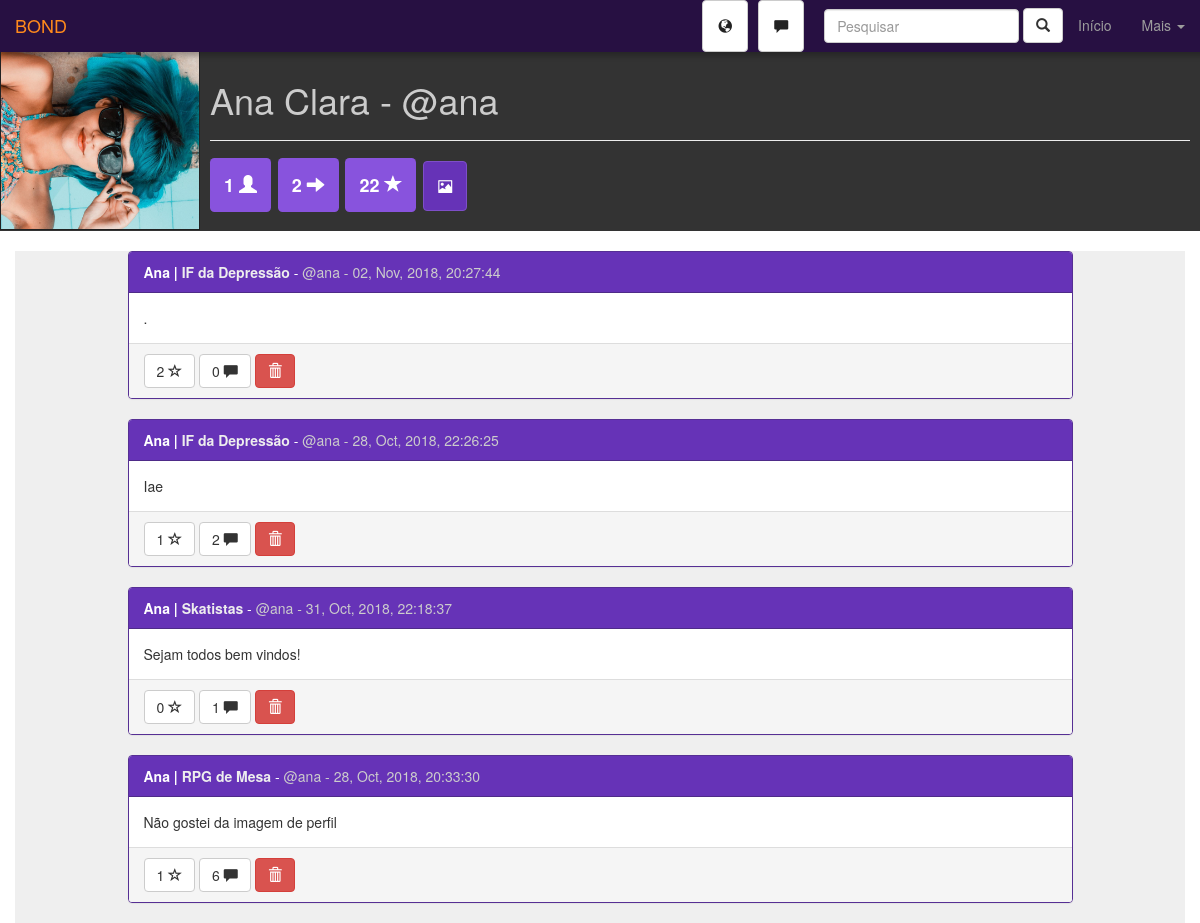
Screenshot of /profile.php (signed in) with the database file from the repository.
### tables this page shows
CREATE TABLE IF NOT EXISTS `users` (
  `id_user` int(11) NOT NULL AUTO_INCREMENT,
  `username` varchar(20) NOT NULL,
  `first_name` varchar(60) NOT NULL,
  `last_name` varchar(80) NOT NULL,
  `birthday` date NOT NULL,
  `profile_pic` varchar(200) DEFAULT 'assets/img/default-user-icon.png',
  `passwd` varchar(32) NOT NULL,
  `r_date` datetime NOT NULL DEFAULT CURRENT_TIMESTAMP,
  `gender` enum('M','F','O') DEFAULT NULL,
  `stars` int(11) DEFAULT '0',
  `followers` int(11) DEFAULT '0',
  `following` int(11) DEFAULT '0',
  PRIMARY KEY (`id_user`)
);

CREATE TABLE IF NOT EXISTS `posts` (
  `id_post` int(11) NOT NULL AUTO_INCREMENT,
  `user` int(11) NOT NULL,
  `community` int(11) NOT NULL,
  `post_text` text NOT NULL,
  `post_pic` varchar(200) DEFAULT NULL,
  `r_date` datetime DEFAULT CURRENT_TIMESTAMP,
  `likes` int(11) DEFAULT '0',
  PRIMARY KEY (`id_post`)
);

CREATE TABLE IF NOT EXISTS `communities` (
  `id_community` int(11) NOT NULL AUTO_INCREMENT,
  `community_name` varchar(100) NOT NULL,
  `r_date` datetime DEFAULT CURRENT_TIMESTAMP,
  `profile_pic` varchar(200) DEFAULT 'assets/img/default-community-icon.png',
  `community_description` varchar(500) DEFAULT NULL,
  `members` int(11) DEFAULT '0',
  PRIMARY KEY (`id_community`)
);

### inc/functions/connection.php (called while the page is built)
<?php
function connect(){
    $host = "localhost";
    $user = "xxxxxx";
    $passwd = "xxxxxx";
    $db = "xxxxxx";
    $conn = mysqli_connect($host, $user, $passwd, $db);
    mysqli_set_charset($conn, "UTF-8");
    return $conn;
}
?>

### profile.php (the view, shortened to what this page needs)
<?php
include "inc/functions/connection.php";
$id_user = $_SESSION["id_user"];
$conn = connect();
$sql = "SELECT sender FROM `messages` WHERE receiver = $id_user AND seen = 'n' group by sender";
if($q = mysqli_query($conn, $sql)){
    $messages_qnt = 0;
  }else{
    $messages_qnt = 0;
}
$conn = connect();
$sql = "SELECT * FROM users WHERE id_user = $id_user";
$query = mysqli_query($conn, $sql);
$user = mysqli_fetch_assoc($query);
$conn = connect();
$sql = "SELECT COUNT(*) as qnt FROM notifications WHERE user = $id_user AND seen = 'n'";
if($q = mysqli_query($conn, $sql)){
  $notifications = mysqli_fetch_assoc($q)["qnt"];
}else{
  $notifications = 0;
}
?>
<!DOCTYPE html>
<html lang="PT-BR">
  <head>
    <link href="css/bootstrap.min.css" rel="stylesheet">
    <link rel="stylesheet" href="css/pattern.css">
  </head>
<body>
<nav class="navbar navbar-inverse navbar-fixed-top" id="navbar-menu">
  <div class="container-fluid">
    <div class="navbar-header">
      <a class="navbar-brand" href="#">BOND</a>
    </div>
    <div class="collapse navbar-collapse" id="bs-example-navbar-collapse-1">
      <ul class="nav navbar-nav navbar-right">
      <li>
      <?php
        if($notifications>0){
          echo '<a href="notifications.php" class="btn btn-warning notification-btn" id="dark-text-nav" style="margin:auto 5px">'.$notifications
          .' <span class="glyphicon glyphicon-globe"></span></a>';
        }else{
          echo '<a href="notifications.php" class="btn btn-default notification-btn" id="dark-text-nav" style="margin:auto 5px">
          <span class="glyphicon glyphicon-globe"></span></a>';
        }
        ?></li>
        <li>
        <?php
        if($messages_qnt>0){
          echo '<a href="chat.php" class="btn btn-warning chat-btn" id="dark-text-nav" style="margin:auto 5px">'.$messages_qnt
          .' <span class="glyphicon glyphicon-comment"></span></a>';
        }else{
          echo '<a href="chat.php" class="btn btn-default chat-btn" id="dark-text-nav"
           style="margin:auto 5px"><span class="glyphicon glyphicon-comment"></span></a>';
        }
        ?>
        </li>
        <li>
    <form class="navbar-form navbar-right" onsubmit="return false">
      <div class="form-group">
        <input type="text" id="nav-search-input" class="form-control" placeholder="Pesquisar" value="<?php if(isset($_GET["q"])){echo $_GET["q"];} ?>">
      </div>
      <a id="nav-search-submit" class="btn btn-default hidden-xs"><label class="glyphicon glyphicon-search"></label></a>
    </form>
      </li>
        <li><a href="home.php">Início</a></li>
        <li class="dropdown">
          <a href="#" class="dropdown-toggle" data-toggle="dropdown"
          role="button" aria-haspopup="true" aria-expanded="false">Mais <span class="caret"></span></a>
        </li>
      </ul>
    </div>
  </div>
</nav>
<div class="container-fluid">
<div class="row" style="margin-top:50px;background:rgba(0, 0, 0, 0.8)">
    <div id="picture-container" class="col-sm-4 col-md-3 col-lg-2" style="background-image:url('<?php
     echo $user["profile_pic"]
      ?>')">
    </div>
    <div class="col-sm-8 col-md-9 col-lg-10 jumbogotron" id="backcontainer">
          <h1 class="text-left"><?php echo $user["first_name"].' '.$user["last_name"].' - @'.$user["username"]?></h1><hr>
          <h3>
              <label title='Seguidores' class='label label-default' style="padding:14px">
              <?php
               echo $user["followers"];
                ?>
              <label class='glyphicon glyphicon-user'></label></label>
              <label title='Seguindo' class='label label-default' style="padding:14px">
              <?php
               echo $user["following"];
               ?>
              <label class='glyphicon glyphicon-arrow-right'></label></label>
              <label title='Stars' class='label label-default' style="padding:14px">
              <?php echo $user["stars"] ?>
              <label class='glyphicon glyphicon-star'></label></label>
              <a href="update_profile_pic.php" title="Alterar foto de perfil" class="btn btn-primary" style="padding:14px">
                <span class="glyphicon glyphicon-picture"></span>
              </a>
          </h3>
    </div>
</div>
</div>
<br>
<div class="container">
<div class="row panel-gray">
    <div class="col-lg-10 col-lg-offset-1">
        <?php
        $conn = connect();
        $sql = "SELECT *, date_format(posts.r_date, '%d, %b, %Y, %T') as data_f, UNIX_TIMESTAMP(posts.r_date) as utimestamp FROM posts
        JOIN communities ON posts.community = communities.id_community WHERE user = '$id_user'";
        if($query = mysqli_query($conn, $sql)){
            $posts = array();
            while($row = mysqli_fetch_assoc($query)){
                $posts[] = $row;
            }
            usort($posts, "organizer");
            foreach($posts as $post){
                $text = $post["post_text"];
                $likes = $post["likes"];
                $id_post = $post["id_post"];
                $id_community = $post["community"];
                $sql = "SELECT count(*) as comments FROM comments WHERE post = $id_post";
                if($q = mysqli_query($conn, $sql)){
                  $comments_qnt = mysqli_fetch_assoc($q)["comments"];
                }else{
                  $comments_qnt = '';
                }
                echo "<div class='panel panel-primary'>
                <div class='panel-heading'><strong>".$_SESSION["first_name"]." |
                <a href='see_community.php?c=$id_community' class='gray-text-link'>".$post["community_name"]
                ."</a></strong> - <span class='gray-text'>@".$_SESSION["username"]." - ";
                echo $post["data_f"]."</span></div>
                <div class='panel-body'>
                 $text
                </div>
                <div class='panel-footer'> ";
                $sql = "SELECT * FROM likes WHERE post = $id_post AND user = $id_user";
                if(isset(mysqli_fetch_assoc(mysqli_query($conn, $sql))["post"])){
                 echo "<a href='like_post.php?p=$id_post&m=unlike&l=profile.php'
                 title='Gostei' class='btn btn-default' id='like-btn'>$likes <span class='glyphicon glyphicon-star'>
                 </span></a>";
                }else{
                  echo "<a href='like_post.php?p=$id_post&m=like&l=profile.php'
                   title='Não gostei' class='btn btn-default' id='like-btn'>$likes <span class='glyphicon glyphicon-star-empty'>
                   </span></a>";
                }
                echo " <a href='see_post.php?p=$id_post'
                title='Comentar' class='btn btn-default' id='like-btn'>".$comments_qnt." <span class='glyphicon glyphicon-comment'>
                </span></a>";
                echo " <a href='del_post.php?p=$id_post&l=profile.php'
                title='Apagar' class='btn btn-danger' id='like-btn'><span class='glyphicon glyphicon-trash'>
                </span></a>";
                echo "</div>
              </div>";
            }
        }
        ?>
    </div>
</div>
</div>
</body>
</html>

### css/pattern.css (style rules this page uses)
.panel-gray { background: rgba(100, 100, 100, 0.1); }
.gray-text { color: #ccc; }
.gray-text-link { color: #eee; }
#navbar-menu, #navbar-menu2 { border-bottom: none; box-shadow: 4px 4px 5px rgba(10,10,10,0.3); color: #bbb; }
#picture-container { min-height: 180px; min-width: 180px; background-size: cover; background-position: center; border: #222 1px solid; }
#backcontainer { padding:10px; color: #ccc; }
#dark-text-nav { color: #222; }

### rows the page displays
users: profile_pic (picture), first_name "Ana", last_name "Clara", username "ana", followers "1", following "2", stars "22"
posts: communities.community_name "IF da Depressão", data_f "02, Nov, 2018, 20:27:44", post_text ".", likes "2", comments_qnt "0"
posts: communities.community_name "IF da Depressão", data_f "28, Oct, 2018, 22:26:25", post_text "Iae", likes "1", comments_qnt "2"
posts: communities.community_name "Skatistas", data_f "31, Oct, 2018, 22:18:37", post_text "Sejam todos bem vindos!", likes "0", comments_qnt "1"
posts: communities.community_name "RPG de Mesa", data_f "28, Oct, 2018, 20:33:30", post_text "Não gostei da imagem de perfil", likes "1", comments_qnt "6"
